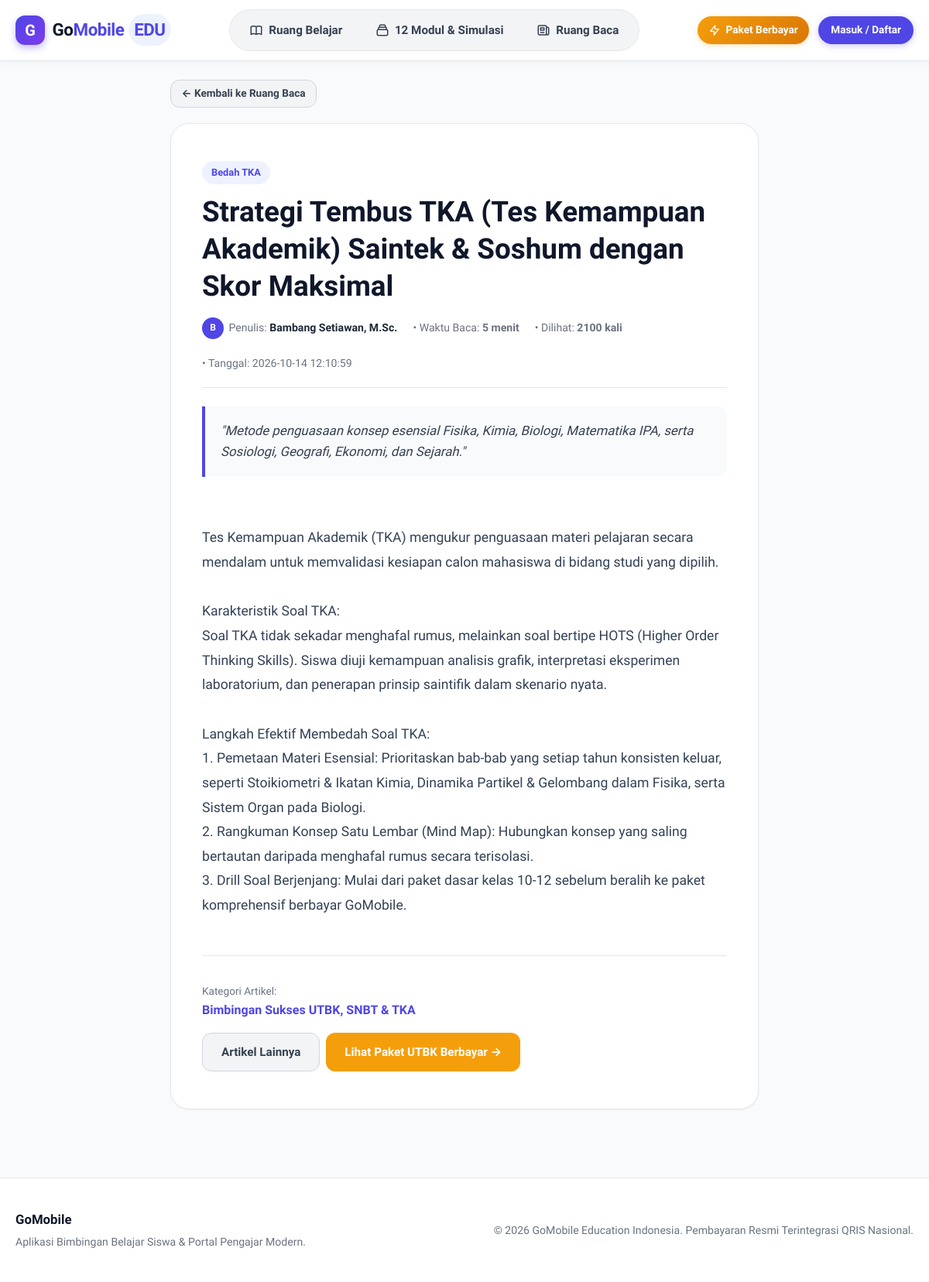
The app's page /ruang-baca/5 with its own data.
### tables this page shows
CREATE TABLE articles (
        id INTEGER PRIMARY KEY AUTOINCREMENT,
        title TEXT NOT NULL,
        category TEXT NOT NULL, -- 'hits', 'pahlawan_sejarah', 'utbk_snbt_tka'
        summary TEXT NOT NULL,
        content TEXT NOT NULL,
        author TEXT NOT NULL,
        read_time TEXT DEFAULT '5 menit',
        views INTEGER DEFAULT 0,
        badge TEXT,
        created_at TIMESTAMP DEFAULT CURRENT_TIMESTAMP
    );

### app.py (the view)
@app.route('/ruang-baca/<int:article_id>')
def artikel_detail(article_id):
    conn = get_db()
    cursor = conn.cursor()
    cursor.execute("UPDATE articles SET views = views + 1 WHERE id = ?", (article_id,))
    conn.commit()
    cursor.execute("SELECT * FROM articles WHERE id = ?", (article_id,))
    article = cursor.fetchone()
    conn.close()
    if not article:
        flash("Artikel tidak ditemukan di Ruang Baca.", "danger")
        return redirect(url_for('ruang_baca'))
    return render_template('artikel_detail.html', article=article)

### app.py (called while the page is built)
@app.before_request
def load_logged_in_user():
    user_id = session.get('user_id')
    if user_id is None:
        g.user = None
    else:
        conn = get_db()
        cursor = conn.cursor()
        cursor.execute("SELECT * FROM users WHERE id = ?", (user_id,))
        g.user = cursor.fetchone()
        conn.close()

### database.py (called while the page is built, shortened)
def get_db_path():
    if os.environ.get('GOMOBILE_DB_PATH'):
        return os.environ['GOMOBILE_DB_PATH']

def get_db():
    db_path = get_db_path()
    needs_init = not os.path.exists(db_path)
    conn = sqlite3.connect(db_path)
    conn.row_factory = sqlite3.Row
    if needs_init:
        _init_db_tables_and_seeds(conn)
    return conn

### templates/artikel_detail.html (shortened to what this page needs)
{% extends "base.html" %}
{% block content %}
<div class="container-narrow">
  <div style="margin-bottom:1.25rem;">
    <a href="{{ url_for('ruang_baca') }}" class="btn btn-secondary" style="padding:0.4rem 0.85rem;font-size:0.85rem;">
      &larr; Kembali ke Ruang Baca
    </a>
  </div>
  <article class="article-reader-container">
    <div style="margin-bottom:1.5rem;">
      <span class="badge badge-primary" style="font-size:0.8rem;padding:0.3rem 0.75rem;margin-bottom:0.75rem;">
        {{ article.badge or 'Topik Edukasi' }}
      </span>
      <h1 style="font-size:clamp(1.6rem, 3.5vw, 2.3rem);font-weight:800;color:var(--dark);line-height:1.3;margin-bottom:1rem;">
        {{ article.title }}
      </h1>
      <div style="display:flex;align-items:center;gap:1.25rem;flex-wrap:wrap;font-size:0.88rem;color:var(--gray-500);border-bottom:1px solid var(--gray-200);padding-bottom:1.25rem;">
        <div style="display:flex;align-items:center;gap:0.4rem;">
          <div style="width:28px;height:28px;border-radius:50%;background:var(--primary);color:#FFF;display:flex;align-items:center;justify-content:center;font-weight:bold;font-size:0.75rem;">
            {{ article.author[0]|upper }}
          </div>
          <span>Penulis: <strong style="color:var(--gray-800);">{{ article.author }}</strong></span>
        </div>
        <span>&bull; Waktu Baca: <strong>{{ article.read_time }}</strong></span>
        <span>&bull; Dilihat: <strong>{{ article.views }} kali</strong></span>
        <span>&bull; Tanggal: {{ article.created_at }}</span>
      </div>
    </div>
    <div style="background:#F8FAFC;border-left:4px solid var(--primary);padding:1.15rem 1.25rem;border-radius:0 var(--radius-md) var(--radius-md) 0;margin-bottom:2rem;font-size:1.05rem;font-style:italic;color:var(--gray-700);line-height:1.6;">
      "{{ article.summary }}"
    </div>
    <div class="article-reader-content">
      {{ article.content }}
    </div>
    <div style="margin-top:3rem;padding-top:2rem;border-top:1px solid var(--gray-200);display:flex;justify-content:space-between;align-items:center;flex-wrap:wrap;gap:1rem;">
      <div>
        <span style="font-size:0.85rem;color:var(--gray-500);">Kategori Artikel:</span>
        <strong style="color:var(--primary);display:block;">
          {% if article.category == 'hits' %}
            Tren &amp; Transformasi Pendidikan
          {% elif article.category == 'pahlawan_sejarah' %}
            Pahlawan &amp; Warisan Sejarah Pendidikan
          {% else %}
            Bimbingan Sukses UTBK, SNBT &amp; TKA
          {% endif %}
        </strong>
      </div>
      <div style="display:flex;gap:0.5rem;">
        <a href="{{ url_for('ruang_baca') }}" class="btn btn-secondary">
          Artikel Lainnya
        </a>
        <a href="{{ url_for('paket_berbayar') }}" class="btn btn-warning" style="font-weight:700;">
          Lihat Paket UTBK Berbayar &rarr;
        </a>
      </div>
    </div>
  </article>
</div>
{% endblock %}

### static/css/style.css (style rules this page uses)
:root { --primary: #4F46E5; --primary-hover: #4338CA; --primary-light: #EEF2FF; --secondary: #06B6D4; --accent: #F59E0B; --success: #10B981; --success-light: #D1FAE5; --danger: #EF4444; --danger-light: #FEE2E2; --dark: #0F172A; --gray-900: #111827; --gray-800: #1F2937; --gray-700: #374151; --gray-600: #4B5563; --gray-500: #6B7280; --gray-400: #9CA3AF; --gray-300: #D1D5DB; --gray-200: #E5E7EB; --gray-100: #F3F4F6; --gray-50: #F9FAFB; --white: #FFFFFF; --radius-sm: 8px; --radius-md: 12px; --radius-lg: 18px; --radius-xl: 24px; --shadow-sm: 0 1px 2px 0 rgba(0, 0, 0, 0.05); --shadow-md: 0 4px 6px -1px rgba(0, 0, 0, 0.1), 0 2px 4px -1px rgba(0, 0, 0, 0.06); --shadow-lg: 0 10px 15px -3px rgba(0, 0, 0, 0.1), 0 4px 6px -2px rgba(0, 0, 0, 0.05); --shadow-xl: 0 20px 25px -5px rgba(0, 0, 0, 0.1), 0 10px 10px -5px rgba(0, 0, 0, 0.04); --font-sans: 'Inter', system-ui, -apple-system, BlinkMacSystemFont, "Segoe UI", Roboto, sans-serif; }
*, *::before, *::after { box-sizing: border-box; margin: 0; padding: 0; }
html { font-size: 16px; scroll-behavior: smooth; -webkit-text-size-adjust: 100%; }
body { font-family: var(--font-sans); background-color: #F8FAFC; color: var(--gray-800); line-height: 1.6; min-height: 100vh; display: flex; flex-direction: column; }
.container-narrow { max-width: 800px; margin: 0 auto; padding: 1.5rem 1.25rem; }
.article-reader-container { max-width: 780px; margin: 0 auto; background: var(--white); border-radius: var(--radius-xl); border: 1px solid var(--gray-200); box-shadow: var(--shadow-sm); padding: 3rem 2.5rem; }
.article-reader-content { font-size: 1.1rem; line-height: 1.8; color: #334155; white-space: pre-line; }
.btn { display: inline-flex; align-items: center; justify-content: center; gap: 0.5rem; padding: 0.75rem 1.5rem; border-radius: var(--radius-md); font-weight: 700; font-size: 0.95rem; border: none; cursor: pointer; text-decoration: none; transition: all 0.2s ease; }
.btn-secondary { background: var(--gray-100); color: var(--gray-700); border: 1px solid var(--gray-300); }
.btn-warning { background: #F59E0B; color: var(--white); }
.badge { display: inline-block; padding: 0.25rem 0.65rem; border-radius: 999px; font-size: 0.75rem; font-weight: 700; }
.badge-primary { background: var(--primary-light); color: var(--primary); }

### templates/base.html (style rules this page uses)
body { font-family: 'Plus Jakarta Sans', var(--font-sans); }

### records on screen
articles: badge "Bedah TKA", title "Strategi Tembus TKA (Tes Kemampuan Akademik) Saintek & Soshum dengan Skor Maksimal", author "B", author "Bambang Setiawan, M.Sc.", read_time "5 menit", views "2100", created_at "2026-10-14 12:10:59", summary "Metode penguasaan konsep esensial Fisika, Kimia, Biologi, Matematika IPA, serta Sosiologi, Geografi, Ekonomi, dan Sejarah.", content "Tes Kemampuan Akademik (TKA) mengukur penguasaan materi pelajaran secara mendalam untuk memvalidasi kesiapan calon mahasiswa di bidang studi yang dipilih. Karakteristik Soal TKA: Soal TKA tidak sekadar menghafal rumus, melainkan soal bertipe HOTS (Higher Order Thinking Skills). Siswa diuji kemampuan analisis grafik, interpretasi eksperimen laboratorium, dan penerapan prinsip saintifik dalam skenario nyata. Langkah Efektif Membedah Soal TKA: 1. Pemetaan Materi Esensial: Prioritaskan bab-bab yang setiap tahun konsisten keluar, seperti Stoikiometri & Ikatan Kimia, Dinamika Partikel & Gelombang dalam Fisika, serta Sistem Organ pada Biologi. 2. Rangkuman Konsep Satu Lembar (Mind Map): Hubungkan…"
